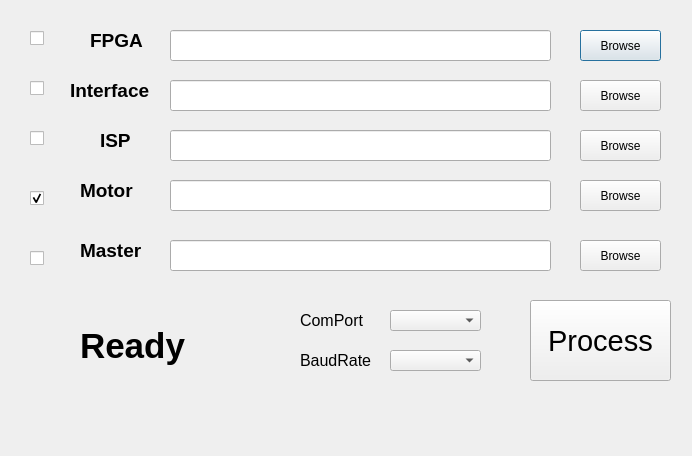
<?xml version="1.0" encoding="UTF-8"?>
<ui version="4.0">
 <class>MainDialog</class>
 <widget class="QDialog" name="MainDialog">
  <property name="geometry">
   <rect>
    <x>0</x>
    <y>0</y>
    <width>692</width>
    <height>456</height>
   </rect>
  </property>
  <property name="windowTitle">
   <string>VC-B20U download tool version 0.01</string>
  </property>
  <widget class="QLabel" name="Motor_Label">
   <property name="geometry">
    <rect>
     <x>80</x>
     <y>180</y>
     <width>61</width>
     <height>21</height>
    </rect>
   </property>
   <property name="font">
    <font>
     <family>Arial</family>
     <pointsize>14</pointsize>
     <weight>75</weight>
     <bold>true</bold>
    </font>
   </property>
   <property name="text">
    <string>Motor</string>
   </property>
  </widget>
  <widget class="QLabel" name="FPGA_Label">
   <property name="geometry">
    <rect>
     <x>90</x>
     <y>30</y>
     <width>61</width>
     <height>21</height>
    </rect>
   </property>
   <property name="font">
    <font>
     <family>Arial</family>
     <pointsize>14</pointsize>
     <weight>75</weight>
     <bold>true</bold>
    </font>
   </property>
   <property name="text">
    <string>FPGA</string>
   </property>
  </widget>
  <widget class="QLabel" name="Interface_Label">
   <property name="geometry">
    <rect>
     <x>70</x>
     <y>80</y>
     <width>91</width>
     <height>21</height>
    </rect>
   </property>
   <property name="font">
    <font>
     <family>Arial</family>
     <pointsize>14</pointsize>
     <weight>75</weight>
     <bold>true</bold>
    </font>
   </property>
   <property name="text">
    <string>Interface</string>
   </property>
  </widget>
  <widget class="QLabel" name="Master_Label">
   <property name="geometry">
    <rect>
     <x>80</x>
     <y>240</y>
     <width>71</width>
     <height>21</height>
    </rect>
   </property>
   <property name="font">
    <font>
     <family>Arial</family>
     <pointsize>14</pointsize>
     <weight>75</weight>
     <bold>true</bold>
    </font>
   </property>
   <property name="text">
    <string>Master</string>
   </property>
  </widget>
  <widget class="QLabel" name="ISP_Label">
   <property name="geometry">
    <rect>
     <x>100</x>
     <y>130</y>
     <width>61</width>
     <height>21</height>
    </rect>
   </property>
   <property name="font">
    <font>
     <family>Arial</family>
     <pointsize>14</pointsize>
     <weight>75</weight>
     <bold>true</bold>
    </font>
   </property>
   <property name="text">
    <string>ISP</string>
   </property>
  </widget>
  <widget class="QLineEdit" name="FPGA_lineEdit">
   <property name="enabled">
    <bool>true</bool>
   </property>
   <property name="geometry">
    <rect>
     <x>170</x>
     <y>30</y>
     <width>381</width>
     <height>31</height>
    </rect>
   </property>
   <property name="font">
    <font>
     <family>Arial</family>
     <pointsize>10</pointsize>
     <weight>50</weight>
     <bold>false</bold>
    </font>
   </property>
   <property name="text">
    <string/>
   </property>
   <property name="readOnly">
    <bool>true</bool>
   </property>
  </widget>
  <widget class="QLineEdit" name="Interface_lineEdit">
   <property name="enabled">
    <bool>true</bool>
   </property>
   <property name="geometry">
    <rect>
     <x>170</x>
     <y>80</y>
     <width>381</width>
     <height>31</height>
    </rect>
   </property>
   <property name="font">
    <font>
     <family>Arial</family>
     <pointsize>10</pointsize>
    </font>
   </property>
   <property name="readOnly">
    <bool>true</bool>
   </property>
  </widget>
  <widget class="QLineEdit" name="ISP_lineEdit">
   <property name="enabled">
    <bool>true</bool>
   </property>
   <property name="geometry">
    <rect>
     <x>170</x>
     <y>130</y>
     <width>381</width>
     <height>31</height>
    </rect>
   </property>
   <property name="font">
    <font>
     <family>Arial</family>
     <pointsize>10</pointsize>
    </font>
   </property>
   <property name="readOnly">
    <bool>true</bool>
   </property>
  </widget>
  <widget class="QLineEdit" name="Motor_lineEdit">
   <property name="enabled">
    <bool>true</bool>
   </property>
   <property name="geometry">
    <rect>
     <x>170</x>
     <y>180</y>
     <width>381</width>
     <height>31</height>
    </rect>
   </property>
   <property name="font">
    <font>
     <family>Arial</family>
     <pointsize>10</pointsize>
    </font>
   </property>
   <property name="readOnly">
    <bool>true</bool>
   </property>
  </widget>
  <widget class="QLineEdit" name="Master_lineEdit">
   <property name="enabled">
    <bool>true</bool>
   </property>
   <property name="geometry">
    <rect>
     <x>170</x>
     <y>240</y>
     <width>381</width>
     <height>31</height>
    </rect>
   </property>
   <property name="font">
    <font>
     <family>Arial</family>
     <pointsize>10</pointsize>
    </font>
   </property>
   <property name="readOnly">
    <bool>true</bool>
   </property>
  </widget>
  <widget class="QCheckBox" name="FPGA_checkBox">
   <property name="enabled">
    <bool>true</bool>
   </property>
   <property name="geometry">
    <rect>
     <x>30</x>
     <y>30</y>
     <width>41</width>
     <height>16</height>
    </rect>
   </property>
   <property name="text">
    <string/>
   </property>
   <property name="checked">
    <bool>false</bool>
   </property>
  </widget>
  <widget class="QCheckBox" name="Interface_checkBox">
   <property name="geometry">
    <rect>
     <x>30</x>
     <y>80</y>
     <width>41</width>
     <height>16</height>
    </rect>
   </property>
   <property name="text">
    <string/>
   </property>
   <property name="checked">
    <bool>false</bool>
   </property>
  </widget>
  <widget class="QCheckBox" name="ISP_checkBox">
   <property name="geometry">
    <rect>
     <x>30</x>
     <y>130</y>
     <width>41</width>
     <height>16</height>
    </rect>
   </property>
   <property name="text">
    <string/>
   </property>
   <property name="checked">
    <bool>false</bool>
   </property>
  </widget>
  <widget class="QCheckBox" name="Motor_checkBox">
   <property name="geometry">
    <rect>
     <x>30</x>
     <y>190</y>
     <width>41</width>
     <height>16</height>
    </rect>
   </property>
   <property name="text">
    <string/>
   </property>
   <property name="checkable">
    <bool>true</bool>
   </property>
   <property name="checked">
    <bool>true</bool>
   </property>
  </widget>
  <widget class="QCheckBox" name="Master_checkBox">
   <property name="geometry">
    <rect>
     <x>30</x>
     <y>250</y>
     <width>41</width>
     <height>16</height>
    </rect>
   </property>
   <property name="text">
    <string/>
   </property>
   <property name="checked">
    <bool>false</bool>
   </property>
  </widget>
  <widget class="QPushButton" name="FPGA_pushButton">
   <property name="enabled">
    <bool>true</bool>
   </property>
   <property name="geometry">
    <rect>
     <x>580</x>
     <y>30</y>
     <width>81</width>
     <height>31</height>
    </rect>
   </property>
   <property name="text">
    <string>Browse</string>
   </property>
  </widget>
  <widget class="QPushButton" name="Interface_pushButton">
   <property name="geometry">
    <rect>
     <x>580</x>
     <y>80</y>
     <width>81</width>
     <height>31</height>
    </rect>
   </property>
   <property name="text">
    <string>Browse</string>
   </property>
  </widget>
  <widget class="QPushButton" name="ISP_pushButton">
   <property name="geometry">
    <rect>
     <x>580</x>
     <y>130</y>
     <width>81</width>
     <height>31</height>
    </rect>
   </property>
   <property name="text">
    <string>Browse</string>
   </property>
  </widget>
  <widget class="QPushButton" name="Motor_pushButton">
   <property name="geometry">
    <rect>
     <x>580</x>
     <y>180</y>
     <width>81</width>
     <height>31</height>
    </rect>
   </property>
   <property name="text">
    <string>Browse</string>
   </property>
  </widget>
  <widget class="QPushButton" name="Master_pushButton">
   <property name="geometry">
    <rect>
     <x>580</x>
     <y>240</y>
     <width>81</width>
     <height>31</height>
    </rect>
   </property>
   <property name="text">
    <string>Browse</string>
   </property>
  </widget>
  <widget class="QLabel" name="Processing_label">
   <property name="geometry">
    <rect>
     <x>80</x>
     <y>320</y>
     <width>141</width>
     <height>51</height>
    </rect>
   </property>
   <property name="font">
    <font>
     <family>Arial</family>
     <pointsize>26</pointsize>
     <weight>75</weight>
     <bold>true</bold>
    </font>
   </property>
   <property name="text">
    <string>Ready</string>
   </property>
  </widget>
  <widget class="QComboBox" name="ComPort_comboBox">
   <property name="geometry">
    <rect>
     <x>390</x>
     <y>310</y>
     <width>91</width>
     <height>21</height>
    </rect>
   </property>
  </widget>
  <widget class="QComboBox" name="BaudRate_comboBox">
   <property name="geometry">
    <rect>
     <x>390</x>
     <y>350</y>
     <width>91</width>
     <height>21</height>
    </rect>
   </property>
   <property name="maxVisibleItems">
    <number>10</number>
   </property>
  </widget>
  <widget class="QLabel" name="ComPort_label">
   <property name="geometry">
    <rect>
     <x>300</x>
     <y>310</y>
     <width>71</width>
     <height>21</height>
    </rect>
   </property>
   <property name="font">
    <font>
     <family>Arial</family>
     <pointsize>12</pointsize>
     <weight>50</weight>
     <bold>false</bold>
    </font>
   </property>
   <property name="text">
    <string>ComPort</string>
   </property>
  </widget>
  <widget class="QLabel" name="BaudRate_label">
   <property name="geometry">
    <rect>
     <x>300</x>
     <y>350</y>
     <width>71</width>
     <height>21</height>
    </rect>
   </property>
   <property name="font">
    <font>
     <family>Arial</family>
     <pointsize>12</pointsize>
     <weight>50</weight>
     <bold>false</bold>
    </font>
   </property>
   <property name="text">
    <string>BaudRate</string>
   </property>
  </widget>
  <widget class="QPushButton" name="Process_pushButton">
   <property name="geometry">
    <rect>
     <x>530</x>
     <y>300</y>
     <width>141</width>
     <height>81</height>
    </rect>
   </property>
   <property name="font">
    <font>
     <family>Arial</family>
     <pointsize>22</pointsize>
     <weight>50</weight>
     <bold>false</bold>
    </font>
   </property>
   <property name="text">
    <string>Process</string>
   </property>
  </widget>
 </widget>
 <layoutdefault spacing="6" margin="11"/>
 <resources/>
 <connections/>
</ui>
